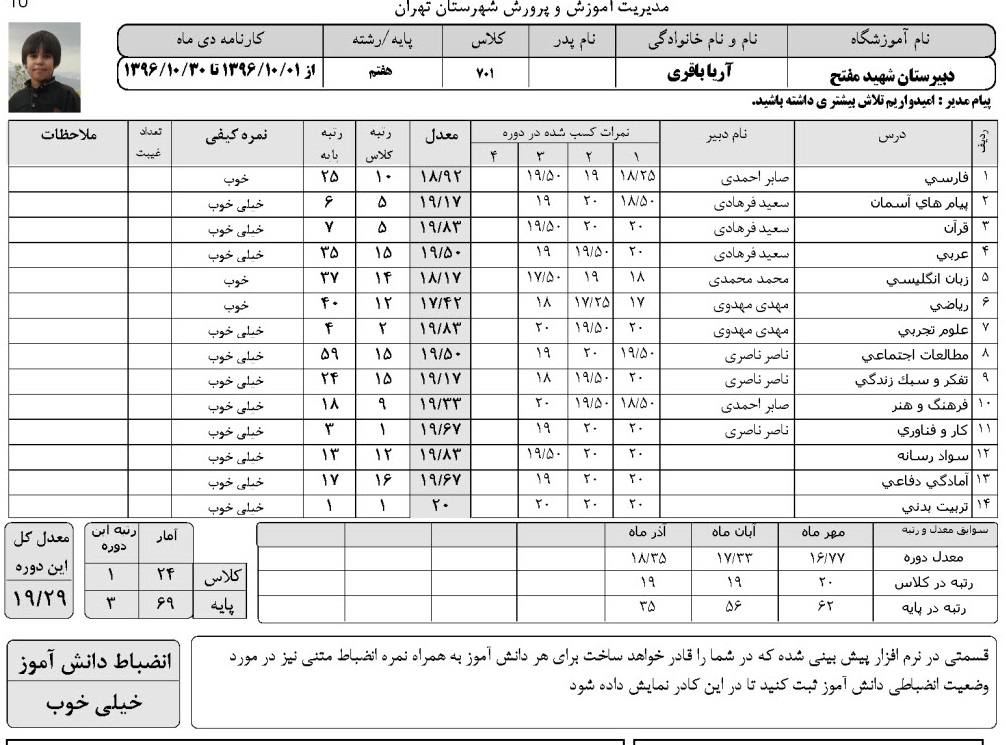
#> input picture imges/F2.jpg, 1006 x 745 px
$ python Main.py
#> lines starting #> are read from the running program, lines starting #| are printed output that depends on the picture; after the words box and inside, x2 and y2 are one past the last pixel; in counts of white or black regions, pixels touching at a corner belong together
### Preprocess.py
import cv2
import os
import numpy as np
import csv


def read_img(path):
#> called with path = 'imges//F2.jpg'
    img = cv2.imread(path)
#> img is the input picture: shape (745, 1006, 3); mean B, G, R 228.6, 228.7, 228.7
    return img

def enhancing_image(img):
    image = img.copy()

    height =image.shape[0]
#> height = 745
    width = image.shape[1]
#> width = 1006

    w =int(image.shape[0] * 8)
#> w = 5960
    h =int(image.shape[1] * 8)
#> h = 8048
    image = cv2.resize(image, (w, h),interpolation=cv2.INTER_CUBIC)

    mask = np.zeros(image.shape, dtype=np.uint8)
    gray = cv2.cvtColor(image, cv2.COLOR_BGR2GRAY)
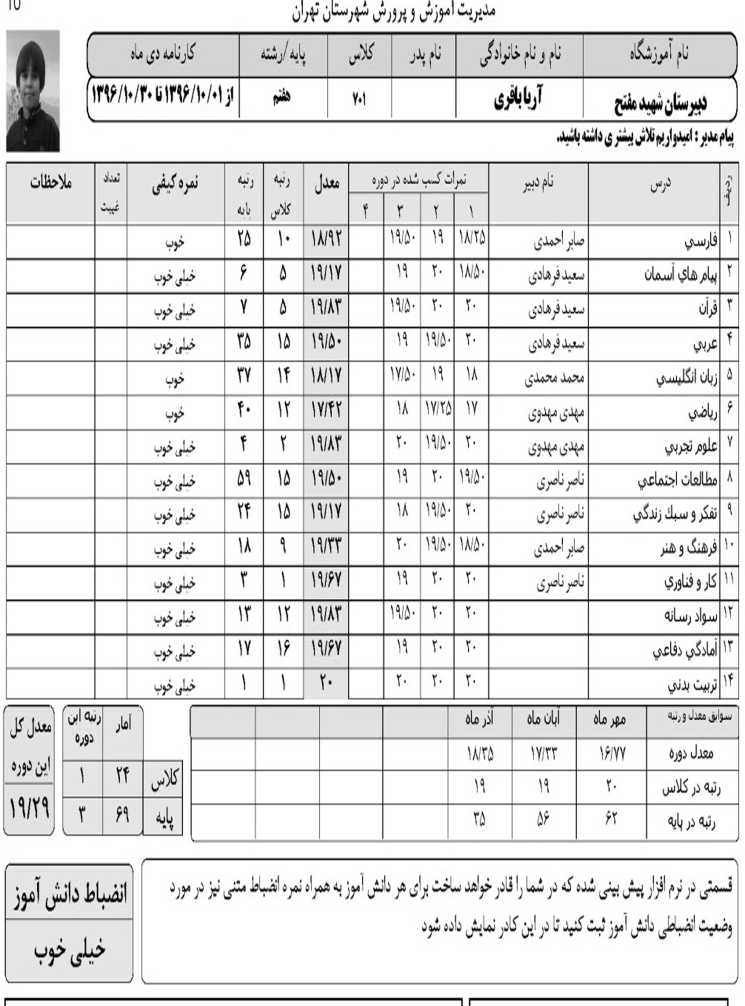
#> gray: shape (8048, 5960) (shown at 1/8 size); min 0, max 255, mean 228
    thresh = cv2.threshold(gray, 0, 255, cv2.THRESH_BINARY_INV + cv2.THRESH_OTSU)[1]
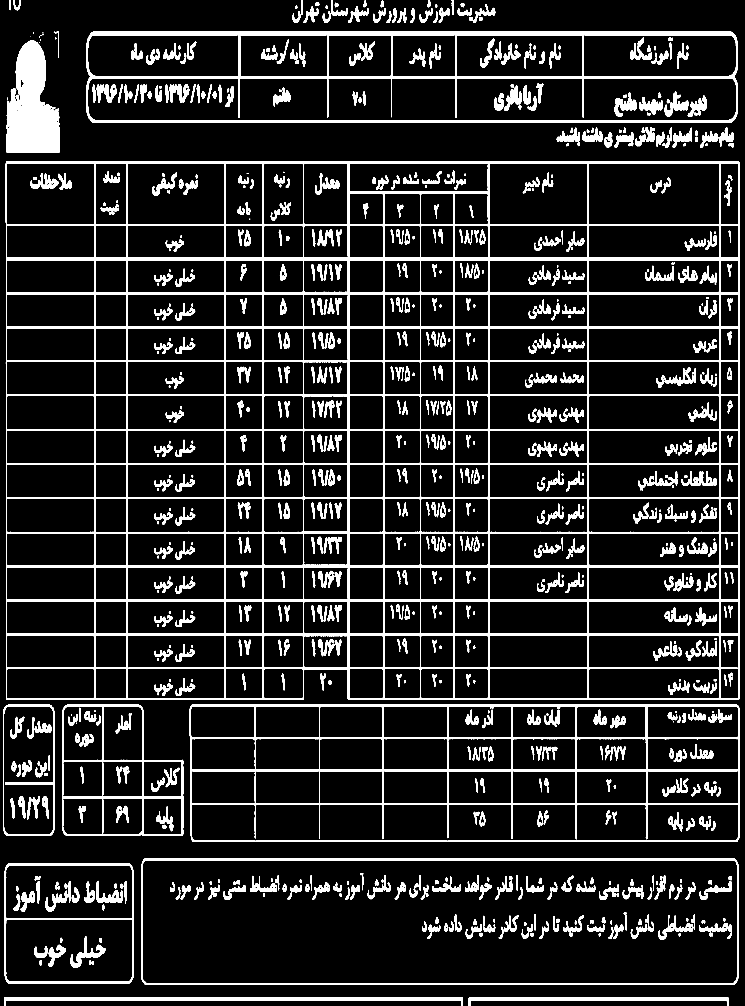
#> thresh: shape (8048, 5960) (shown at 1/8 size); 11% white; 1046 white regions (8 under 20 px)

    cnts = cv2.findContours(thresh, cv2.RETR_TREE, cv2.CHAIN_APPROX_SIMPLE)
#> cnts = 1537 contours, 38 with area under 20; largest, box (x1, y1, x2, y2) and area: (47, 1292, 5914, 5598) 25148404, (1131, 6865, 5907, 7875) 4815264, (1137, 6881, 5902, 7865) 4675192, (692, 252, 5902, 982) 3776650, (1516, 5636, 5913, 6735) 3552679
    cnts = cnts[0] if len(cnts) == 2 else cnts[1]
    for c in cnts:
        area = cv2.contourArea(c)
        if area < 10000:
            cv2.drawContours(mask, [c], -1, (255,255,255), -1)
#> this loop made 1537 passes
#> area on passes 1 to 3: 50911.5, 89084.5, 982145

    mask = cv2.cvtColor(mask, cv2.COLOR_BGR2GRAY)
#> mask: shape (8048, 5960); 4% white; 1076 white regions (12 under 20 px), largest, box (x1, y1, x2, y2) and area: (5503, 766, 5656, 931) 10322, (4455, 1022, 4639, 1169) 9705, (1219, 1382, 1415, 1565) 9440
    result = cv2.bitwise_and(image,image,mask=mask)
    result[mask==0] = (255,255,255)

    enhanced_img = cv2.resize(result, (width, height),interpolation=cv2.INTER_CUBIC)
    cv2.imshow('enhanced image', enhanced_img)
    cv2.waitKey()
    return enhanced_img

def detect_word(enhanced_img):
    word_count = 0
    pos = []
    words = {}
    image = enhanced_img.copy()
    gray = cv2.cvtColor(image, cv2.COLOR_BGR2GRAY)
#> gray: shape (745, 1006)
    blurred = cv2.blur(gray, (15, 12))
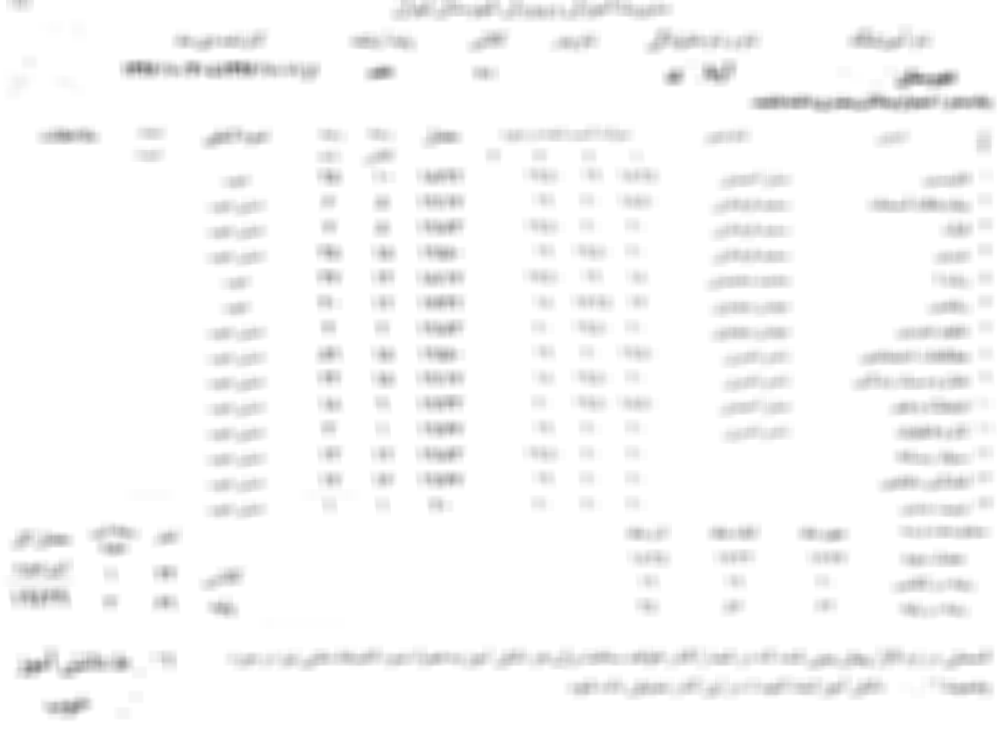
#> blurred: shape (745, 1006); min 123, max 255, mean 248.2
    thresh = cv2.threshold(blurred, 0, 255, cv2.THRESH_BINARY_INV + cv2.THRESH_OTSU)[1]
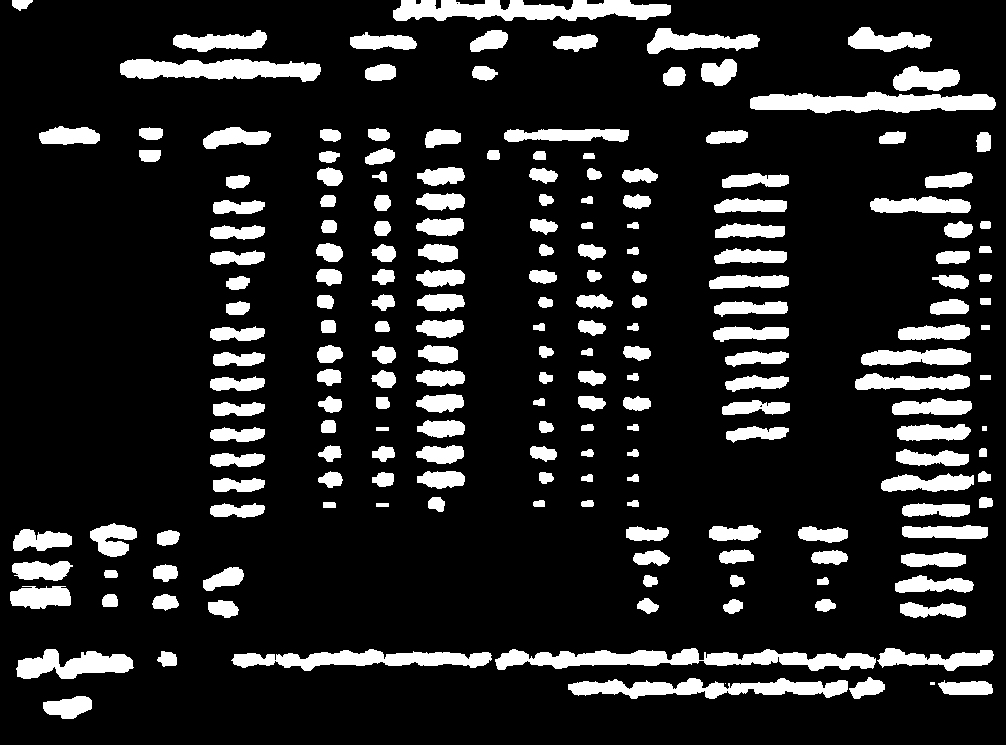
#> thresh: shape (745, 1006); 14.5% white; 202 white regions (2 under 20 px)
    # cv2.imshow(thresh)
    cnts = cv2.findContours(thresh, cv2.RETR_EXTERNAL, cv2.CHAIN_APPROX_SIMPLE)
#> cnts = 202 contours, 3 with area under 20; largest, box (x1, y1, x2, y2) and area: (495, 648, 876, 671) 4242, (393, 0, 671, 21) 3812, (750, 91, 996, 114) 3492, (120, 59, 321, 82) 3036, (568, 678, 848, 699) 3032
    cnts = cnts[0] if len(cnts) == 2 else cnts[1]
    for c in cnts:
        x, y, w, h = cv2.boundingRect(c)
        if (x == 0):  x+=5
        if (y == 0):  y+=5
        if ([x,y,w,h] not in pos and w > 0 and h > 0) :
            word = image[y-5:y+h+5, x-5:x+w+5]
            word_pos=[x, y, w, h]
            pos.append([x, y, w, h])
            words[word_count]={'img' : word,'pos':word_pos}
            word_count += 1
            cv2.rectangle(enhanced_img, (x-5, y-5), (x+w+5, y+h+5), (0, 255, 0), 2)
#> this loop made 202 passes
#> (c, x, y, w, h) on passes 3, 40: ([[930, 682], [930, 684], [934, 684], [934, 682]], 930, 682, 5, 3), ([[376, 503], [376, 506], [388, 506], [388, 503]], 376, 503, 13, 4)
#> (x, y, w, h) on passes 1, 2, 4, 5, 6, 7: (43, 696, 49, 23), (725, 683, 1, 1), (938, 680, 55, 15), (568, 678, 280, 21), (849, 677, 36, 22), (157, 651, 20, 16)
#> pass 1, in detect_word, `word = image[y-5:y+h+5, x-5:x+w+5]`:
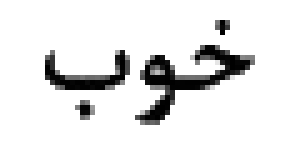
#> word: shape (33, 59, 3) (shown 5 times larger); min 0, max 255, mean 231.3
#> after the loop:
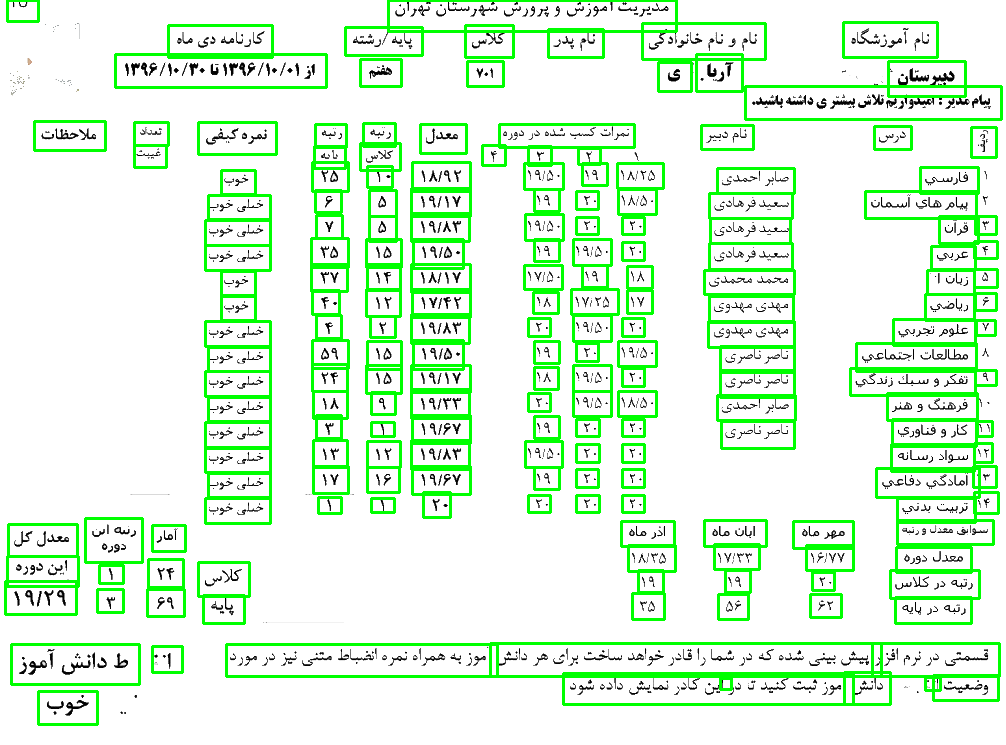
#> enhanced_img: shape (745, 1006, 3); mean of channels 0, 1, 2 219.5, 248.2, 219.5; drawn as B, G, R
    cv2.imshow('words detect', enhanced_img)
    cv2.waitKey()
    return words


def save_words(words):
    # header = ['name','x', 'y', 'w', 'h']
    with open('words\\words.csv', 'w', newline="", encoding='utf8') as file:
        writer = csv.writer(file)
        # writer.writerow(header)
        for i, (key , values) in enumerate(words.items()):
            writer.writerow([str(key), str(values['pos'][0]), str(values['pos'][1]), str(values['pos'][2]), str(values['pos'][3])])
            cv2.imwrite('words/' + str(key) + '.png', values['img'])


def main(path = 'imges\\F2.jpg'):
    img = read_img(path)
    cv2.imshow('img',img)
    cv2.waitKey()
    enhanc_img = enhancing_image(img)
    words = detect_word(enhanc_img)
    save_words(words)


# [2 lines that do not run on import are left out]

### OCR_Tesseract.py
import os
import re
from PIL import Image
from pytesseract import image_to_string
import csv


def read_words_csv(input_folder, csv_file):
#> called with input_folder = 'words', csv_file = 'words.csv'
    data = {}
    with open(os.path.join(input_folder, csv_file) , 'r', encoding='utf8') as file:
#> (reads words/words.csv from the repository)
        reader = csv.reader(file)
        # next(reader, None)
        for row in reader:
            img = row[0]
            x = row[1]
            y = row[2]
            w = row[3]
            h = row[4]
            data[img] = [img,x,y,w,h]
    return data


def is_image( file):
    return re.match(r".*\.(jpg|jpeg|png|bmp|tif|tiff)$", file, re.IGNORECASE)


def ocr_process(input_folder, data):
    # header = ['name','x', 'y', 'w', 'h','prd']
#> called with input_folder = 'words'
    output_file = 'ocr_result.csv'
    config = '-c preserve_interword_spaces=5 --psm 6 --oem 1 -l fas+ara tessedit_char_whitelist="آابپتثجچحخدذرزژسشصضطظعغفقکگلمنوهی ۰١۲۳۴٤۵٥۶٦۷۸۹.,،:/"'
    with open(output_file, "w", encoding='utf8', newline="") as out_file:
        writer = csv.writer(out_file)
        # writer.writerow(header)
        for file in os.listdir(input_folder):
            if is_image(file):
                file_path = os.path.join(input_folder, file)
                image = Image.open(file_path)
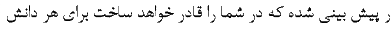
#> image: PIL image 391x33 RGB; min 0, max 255, mean 239.2
                text = image_to_string(image, config=config)
                ind = file.split('.')[0]
                writer.writerow([ind, data[ind][1], data[ind][2], data[ind][3], data[ind][4], text.strip()])

    print("OCR has been performed on all images in the folder.")


def main(input_folder = '..//words', csv_file = 'words.csv'):
    os.environ["TESSDATA_PREFIX"] = 'C://Program Files//Tesseract-OCR//tessdata'
    data = read_words_csv(input_folder, csv_file)
    ocr_process(input_folder, data)
#> (the call stopped at in ocr_process, `text = image_to_string(image, config=config)`: pytesseract is not available in this run)

# [2 lines that do not run on import are left out]

### Main.py
import Preprocess
import OCR_Tesseract
import csv
import os
import cv2

data = {}

def read_results():
    with open('ocr_result.csv', 'r', encoding='utf8') as file:
        reader = csv.reader(file)
        for row in reader:
            img = row[0]
            x = row[1]
            y = row[2]
            w = row[3]
            h = row[4]
            prd = row[5]
            data[img] = [img,x,y,w,h,prd]

def show_results():
    data_dir = 'words'
    words=[]
    for item in os.listdir(data_dir):
        img = cv2.imread(os.path.join(data_dir,item))
        if img is not None:
            words.append(img)
#> (the run stopped early here; a loop or call above may not have finished)
